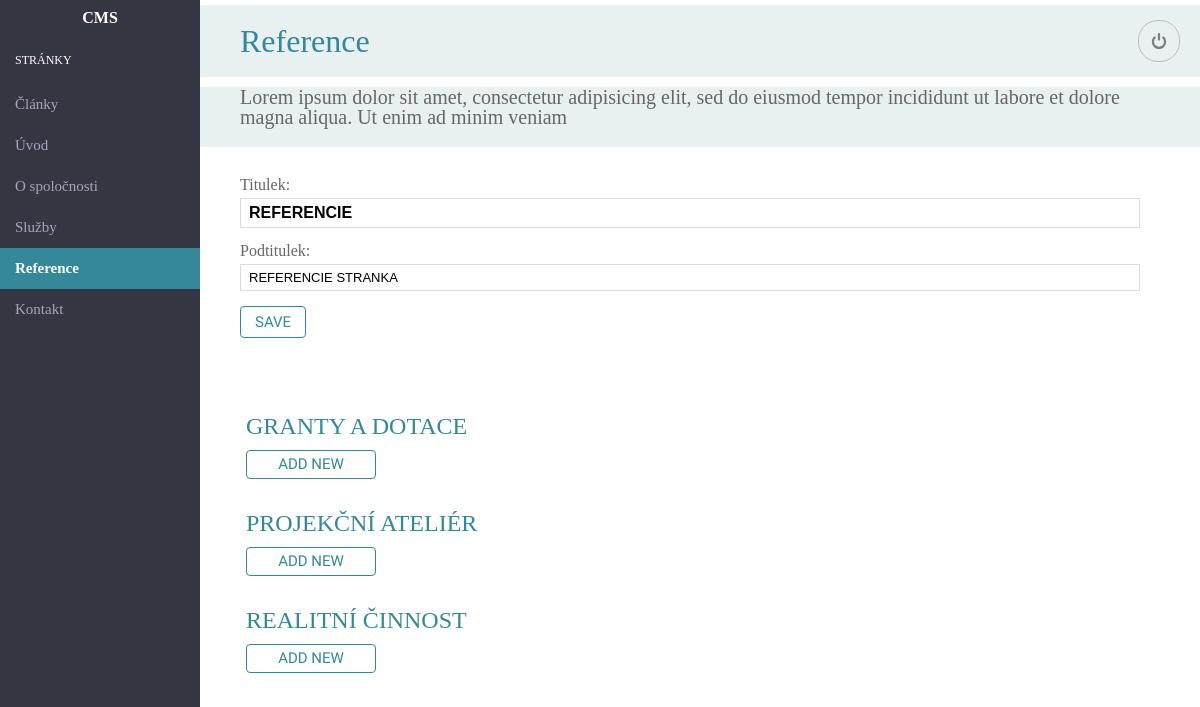
Before: /pbl/admin/page-references.php with the older database file.
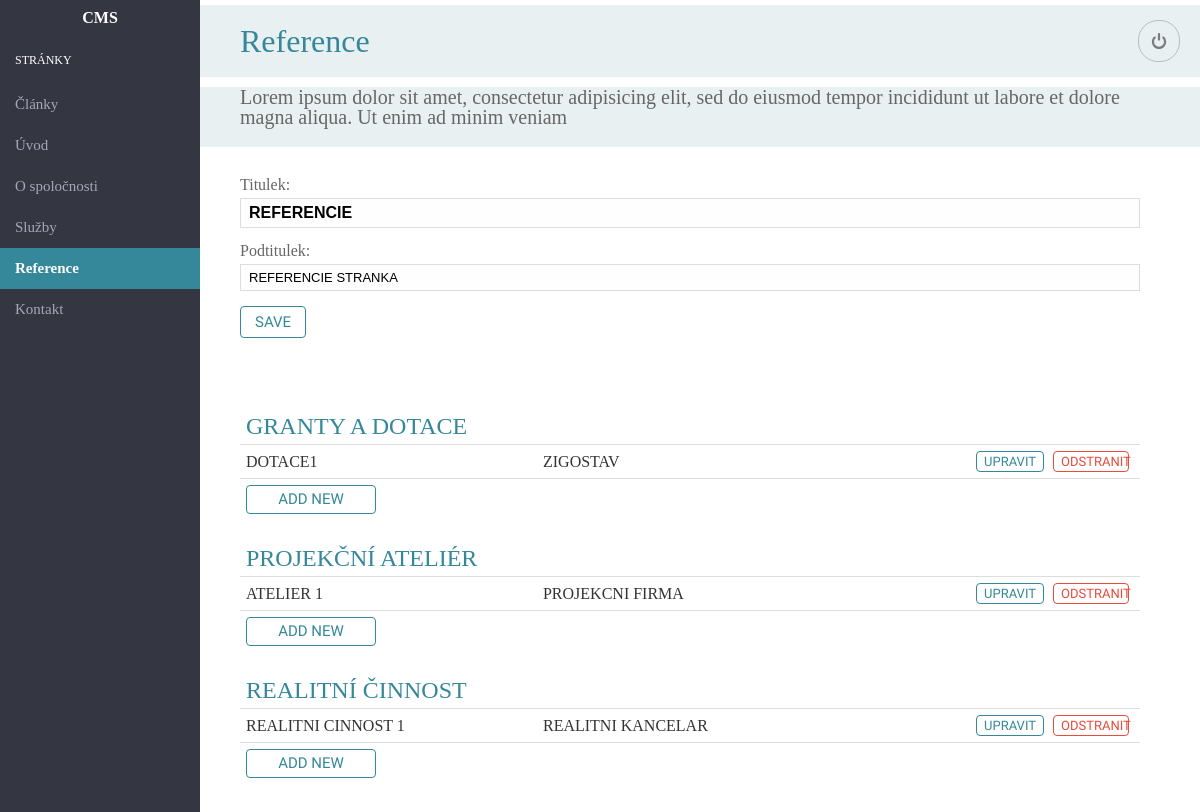
After: the same page with the newer database file.
### tables this page shows
CREATE TABLE IF NOT EXISTS `subsidies` (
            `ID` mediumint(9) NOT NULL AUTO_INCREMENT,
            `title` varchar(250) NOT NULL,
            `subject` varchar(1500) NOT NULL,
            `client` varchar(1500) NOT NULL,
            `price` varchar(150) NOT NULL,
            `content` TEXT,
            `page_id` mediumint(9) NOT NULL,
            PRIMARY KEY (`ID`),
            FOREIGN KEY (`page_id`) REFERENCES pageReferences(`ID`)
          );

CREATE TABLE IF NOT EXISTS `studios` (
            `ID` mediumint(9) NOT NULL AUTO_INCREMENT,
            `title` varchar(250) NOT NULL,
            `client` varchar(1500) NOT NULL,
            `costs` varchar(150) NOT NULL,
            `PD` varchar(150) NOT NULL,
            `content` TEXT,
            `page_id` mediumint(9) NOT NULL,
            PRIMARY KEY (`ID`),
            FOREIGN KEY (`page_id`) REFERENCES pageReferences(`ID`)
          );

CREATE TABLE IF NOT EXISTS `activities` (
            `ID` mediumint(9) NOT NULL AUTO_INCREMENT,
            `title` varchar(250) NOT NULL,
            `client` varchar(1500) NOT NULL,
            `investition` varchar(150) NOT NULL,
            `content` TEXT,
            `page_id` mediumint(9) NOT NULL,
            PRIMARY KEY (`ID`),
            FOREIGN KEY (`page_id`) REFERENCES pageReferences(`ID`)
          );

### pbl/admin/scripts/datahandler.php (called while the page is built, shortened)
<?php
function data_handler($page,$dbaction,$dataid){
  require_once('config.php');
  $res = connect();
  $action = $dbaction;
  $title_set = isset($_POST['title']) ? $_POST['title'] : '';
  $subtitle_set = isset($_POST['subtitle']) ? $_POST['subtitle'] : '';
  $content_set = isset($_POST['content']) ? $_POST['content'] : '';
  $id_set = isset($_POST['id']) ? $_POST['id'] : '';
  $subject_set = isset($_POST['subject']) ? $_POST['subject'] : '';
  $client_set = isset($_POST['client']) ? $_POST['client'] : '';
  $price_set = isset($_POST['price']) ? $_POST['price'] : '';
  $costs_set= isset($_POST['costs']) ? $_POST['costs'] : '';
  $pd_set = isset($_POST['pd']) ? $_POST['pd'] : '';
  $investition_set = isset($_POST['investition']) ? $_POST['investition'] : '';
  $email_set = isset($_POST['email']) ? $_POST['email'] : '';
  $mobile_set = isset($_POST['mobile']) ? $_POST['mobile'] : '';
  $company_set = isset($_POST['company']) ? $_POST['company'] : '';
  $address_set = isset($_POST['address']) ? $_POST['address'] : '';
  $psc_city_set = isset($_POST['psc_city']) ? $_POST['psc_city'] : '';
  $ic_set = isset($_POST['ic']) ? $_POST['ic'] : '';
  $dic_set = isset($_POST['dic']) ? $_POST['dic'] : '';
  $page_name = $page;
  $title=test_input($title_set);
  $subtitle=test_input($subtitle_set);
  $content=test_input($content_set);
  $id=test_input($id_set);
  switch($page_name){
      case "page_references":
        if (strcmp($action, "update") == 0){
              $sql = "UPDATE  pagereferences SET title='$title', subtitle='$subtitle' WHERE ID=5";
              $result = mysqli_query($res,$sql) or die ("Unable to LOAD data!");
              header('Location: http://localhost/cmstest/pbl/admin/page-references.php');
              return $result;
        }
            else if (strcmp($action, "select") == 0){
              $sql = "SELECT * FROM pagereferences WHERE ID=5";
              $result = mysqli_query($res,$sql) or die ("Unable to LOAD data!");
              return $result;
            }
        break;
      case "subsidies":
           if (strcmp($action, "select") == 0){
                      if ($dataid != ''){
                                $sql = "SELECT * FROM subsidies WHERE ID = '$dataid'" or die ("Unable to join tables!");
                      }
                      else {
                                $sql = "SELECT * FROM subsidies" or die ("Unable to join tables!");
                      }
                       $result = mysqli_query($res,$sql) or die ("Unable to SELECT subsidies records!");
                        return $result;
                    }
          break;
      case "activities":
           if (strcmp($action, "select") == 0){
                if ($dataid != ''){
                                $sql = "SELECT * FROM activities WHERE ID = '$dataid'" or die ("Unable to join tables!");
                      }
                      else {
                                $sql = "SELECT * FROM activities" or die ("Unable to select from activities!");
                      }
              $result = mysqli_query($res,$sql) or die ("Unable to SELECT activities records!");
              return $result;
          }
          break;
     case "studios":
           if (strcmp($action, "select") == 0){
                    if ($dataid != ''){
                                $sql = "SELECT * FROM studios WHERE ID = '$dataid'" or die ("Unable to join tables!");
                      }
                      else {
                                $sql = "SELECT * FROM studios" or die ("Unable select from studios!");
                      }
              $result = mysqli_query($res,$sql) or die ("Unable to SELECT studios records!");
              return $result;
          }
          break;
      case "defaultrefs":
           if (strcmp($action, "select") == 0){
             if ($dataid != ''){
                                $sql = "SELECT * FROM defaultrefs WHERE ID = '$dataid'" or die ("Unable to join tables!");
                      }
                      else {
                                $sql = "SELECT * FROM defaultrefs" or die ("Unable select from studios!");
                      }
              $result = mysqli_query($res,$sql) or die ("Unable to SELECT defaultrefs records!");
              return $result;
          }
            else if (strcmp($action, "update") == 0){
                $sql = "UPDATE defaultrefs SET title='$title',subtitle='$subtitle',content='$content' WHERE ID=$id";
                $result = mysqli_query($res,$sql) or die ("Unable to UPDATE page services!");
                header('Location: http://localhost/cmstest/pbl/admin/page-references.php');
                return $result;
          }
              else if (strcmp($action, "delete") == 0){
                  $sql = "DELETE FROM defaultrefs WHERE ID = '$dataid'" or die ("Unable to delete reference!");
                  $result = mysqli_query($res,$sql) or die ("Unable to delete reference!");
                  return $result;
              }
          break;
  }
}

### pbl/admin/scripts/config.php (called while the page is built, shortened)
<?php
 function test_input($data) {
   $data = trim($data);
   $data = stripslashes($data);
   $data = str_replace(array("\r","\n"),"",$data);
   return $data;
}
?>

### pbl/admin/page-references.php (the view, shortened to what the changed rows need)
<?php
require_once('scripts/datahandler.php');
function getRefsTable($table_name){
	$result = data_handler($table_name,'select','');
	while($row = mysqli_fetch_array($result)){
	  	$id = $row['ID'];
	  	$title = $row['title'];
	  	$client = $row['client'];
	   	echo '<tr>
	   		  <td>' . $title . ' </td>
	   		   <td>' . $client . ' </td>
			  <td align="right"><a class="button small blue" href="http://localhost/cmstest/pbl/admin/reference-detail-'.$table_name.'.php?edit='. $id .'">Upravit</a> <a class="button small red" href=http://localhost/cmstest/pbl/admin/page-references.php?del'.$table_name.'='. $id .'>Odstranit</a></td>
	         </tr>';
		 }
	}
if (isset($_POST['submit'])){
	require_once('scripts/datahandler.php');
	$name="page_references";
	$action="update";
	data_handler($name,$action,5);
}
	else {
		require_once('scripts/datahandler.php');
	}
?>
<!DOCTYPE html>
<html>
<?php include 'meta.php'; ?>
<body>
<div id="content">
	<h1>Reference</h1>
	<section>
	<table>
		<tr class="no-hover">
			<td colspan="3">
				<h2>Granty a dotace</h2>
			</td>
		</tr>
		<?php  getRefsTable('subsidies'); ?>
		<tr class="no-hover">
			<td colspan="3">
				<h2>Projekční ateliér</h2>
			</td>
		</tr>
		<?php  getRefsTable('studios'); ?>
		<tr class="no-hover">
			<td colspan="3">
				<h2>Realitní činnost</h2>
			</td>
		</tr>
		<?php  getRefsTable('activities'); ?>
	</table>
	</section>
</div>
</body>
</html>

Changed rows visible on the page:
added subsidies: title "DOTACE1", client "ZIGOSTAV"
added studios: title "ATELIER 1", client "PROJEKCNI FIRMA"
added activities: title "REALITNI CINNOST 1", client "REALITNI KANCELAR"
